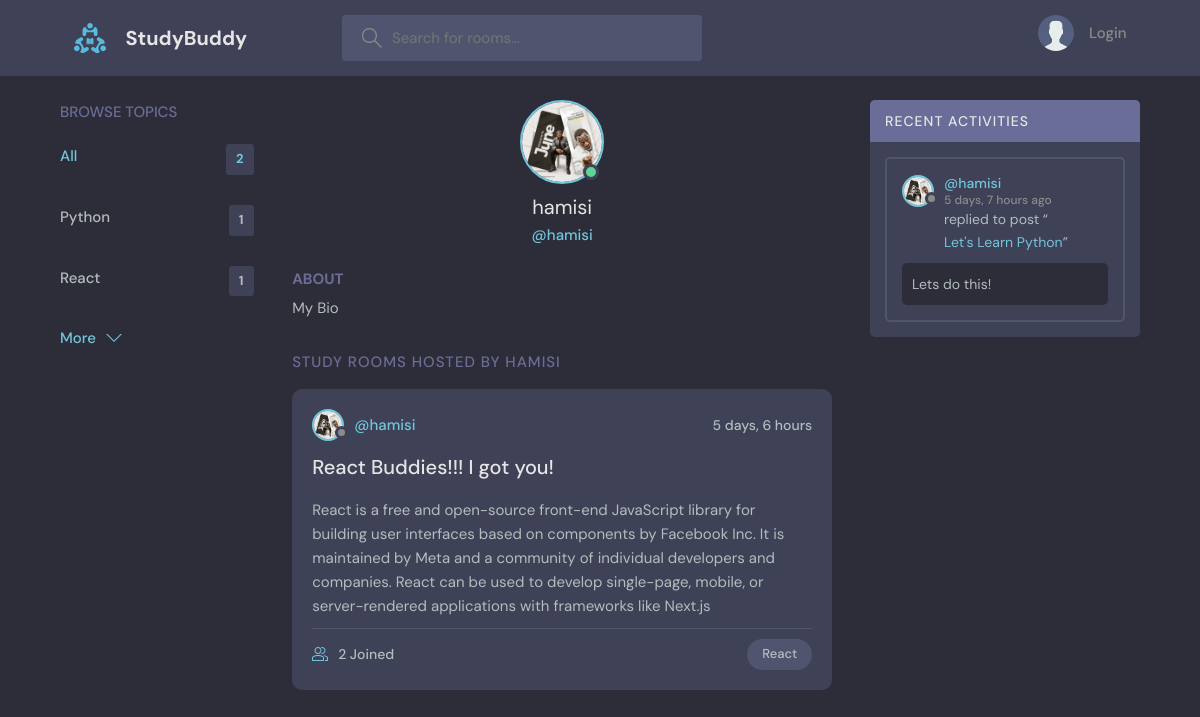
The app's page /profile/2/ with its own data.
### base/models.py (models this page shows, shortened)
class Topic(models.Model):
    name = models.CharField(max_length=200)

class User(AbstractUser):
    name = models.CharField(max_length=200, null=True)
    email = models.EmailField(unique=True, null=True)
    bio = models.TextField(null=True)
    avatar = models.ImageField(null=True, default="avatar.svg")
    USERNAME_FIELD = 'email'
    REQUIRED_FIELDS = []

class Room(models.Model):
    host = models.ForeignKey(User, on_delete=models.SET_NULL, null=True)
    topic = models.ForeignKey(Topic, on_delete=models.SET_NULL, null=True)
    name = models.CharField(max_length=255)
    description = models.TextField(null=True, blank=True)
    participants = models.ManyToManyField(User, related_name='participants', blank=True)
    updated = models.DateTimeField(auto_now=True)
    created = models.DateTimeField(auto_now_add=True)
    class Meta:
        ordering = ['-updated', '-created']
    def __str__(self):
        return self.name

class Message(models.Model):
    user = models.ForeignKey(User, on_delete=models.CASCADE)
    room = models.ForeignKey(Room, on_delete=models.CASCADE)
    body = models.TextField()
    updated = models.DateTimeField(auto_now=True)
    created = models.DateTimeField(auto_now_add=True)
    class Meta:
        ordering = ['-updated', '-created']
    def __str__(self):
        return self.body[0:50]

### base/views.py (the view)
# urls.py: path('profile/<str:pk>/', views.userProfile, name='user-profile'),
def userProfile(request, pk):
    user = User.objects.get(id=pk)
    rooms = user.room_set.all()
    room_messages = user.message_set.all()
    topics = Topic.objects.all()
    context = {'user': user, 'rooms': rooms, 'room_messages': room_messages, 'topics': topics}
    return render(request, 'base/profile.html', context)

### base/templates/base/profile.html (shortened to what this page needs)
{% extends "base/main.html" %}
{% block content %}
  <main class="profile-page layout layout--3">
    <div class="container">
      {% include 'base/topics_component.html' %}
      <div class="roomList">
        <div class="profile">
          <div class="profile__avatar">
            <div class="avatar avatar--large active">
              <img src="{{ user.avatar.url }}" />
            </div>
          </div>
          <div class="profile__info">
            <h3>{{ user.username }}</h3>
            <p>@{{ user.username }}</p>
          </div>
          <div class="profile__about">
            <h3>About</h3>
            <p>
                {{ user.bio }}
            </p>
          </div>
        </div>
        <div class="roomList__header">
          <div>
            <h2>Study Rooms Hosted by {{ user.username }}</h2>
          </div>
        </div>
        {% include 'base/feed_component.html' %}
      </div>
      {% include 'base/activity_component.html' %}
    </div>
  </main>
{% endblock content%}

### base/templates/base/main.html (shortened to what this page needs)
<!DOCTYPE html>
{% load static %}
<html lang="en">
<head>
    <link rel="stylesheet" href="{% static 'styles/style.css'%}"/>
</head>
<body>
{% include 'base/navbar.html' %}
{% block content %}
{% endblock %}
</body>
</html>

### base/templates/base/navbar.html (shortened to what this page needs)
{% load static %}
<header class="header header--loggedIn">
    <div class="container">
        <a href="{% url 'home' %}" class="header__logo">
            <img src="{% static 'images/logo.svg' %}"/>
            <h1>StudyBuddy</h1>
        </a>
        <form class="header__search" method="GET" action="{% url 'home' %}">
            <label>
                <input type="text" name="q" placeholder="Search for rooms..."/>
            </label>
        </form>
        <nav class="header__menu">
            {% if request.user.is_authenticated %}
            <div class="header__user">
                <a href="{%url 'update-user' %}">
                    <div class="avatar avatar--medium active">
                        <img src="{{ request.user.avatar.url}}"/>
                    </div>
                    <p>{{ request.user.username }} <span>@{{ request.user.username }}</span></p>
                </a>
                <button class="dropdown-button">
                    <svg version="1.1" xmlns="http://www.w3.org/2000/svg" width="32" height="32" viewBox="0 0 32 32">
                        <title>chevron-down</title>
                        <path d="M16 21l-13-13h-3l16 16 16-16h-3l-13 13z"></path>
                    </svg>
                </button>
            </div>
            {% else %}
            <a href="{% url 'login' %}">
                <img src="{% static 'images/avatar.svg'%}"/>
                <p>Login</p>
            </a>
            {% endif %}
        </nav>
    </div>
</header>

### base/templates/base/topics_component.html
<div class="topics">
    <div class="topics__header">
        <h2>Browse Topics</h2>
    </div>
    <ul class="topics__list">
        <li>
            <a href="{% url 'home' %}" class="active">All <span>{{topics.count}}</span></a>
        </li>
        {% for topic in topics %}
        <li>
            <a href="{% url 'home' %}?q={{ topic.name }}">{{ topic.name }} <span>{{ topic.room_set.all.count }}</span></a>
        </li>
        {% endfor %}
    </ul>
    <a class="btn btn--link" href="{% url 'topics' %}">
        More
        <svg version="1.1" xmlns="http://www.w3.org/2000/svg" width="32" height="32" viewBox="0 0 32 32">
            <title>chevron-down</title>
            <path d="M16 21l-13-13h-3l16 16 16-16h-3l-13 13z"></path>
        </svg>
    </a>
</div>

### base/templates/base/feed_component.html (shortened to what this page needs)
{% for room in rooms %}
<div class="roomListRoom">
    <div class="roomListRoom__header">
        <a href="{% url 'user-profile' room.host.id %}" class="roomListRoom__author">
            <div class="avatar avatar--small">
                <img src="{{ room.host.avatar.url }}"/>
            </div>
            <span>@{{ room.host.username }}</span>
        </a>
        <div class="roomListRoom__actions">
            <span>{{ room.created|timesince }}</span>
        </div>
    </div>
    <div class="roomListRoom__content">
        <a href="{% url 'room' room.id %}">{{ room.name }}</a>
        <p>
            {{ room.description }}
        </p>
    </div>
    <div class="roomListRoom__meta">
        <a href="{% url 'room' room.id %}" class="roomListRoom__joined">
            {{ room.participants.all.count }} Joined
        </a>
        <p class="roomListRoom__topic">{{ room.topic.name }}</p>
    </div>
</div>
{% endfor %}

### base/templates/base/activity_component.html (shortened to what this page needs)
<div class="activities">
    <div class="activities__header">
        <h2>Recent Activities</h2>
    </div>
    {% for message in room_messages %}
    <div class="activities__box">
        <div class="activities__boxHeader roomListRoom__header">
            <a href="{% url 'user-profile' message.user.id %}" class="roomListRoom__author">
                <div class="avatar avatar--small">
                    <img src="{{ message.user.avatar.url }}"/>
                </div>
                <p>
                    @{{ message.user.username }}
                    <span>{{ message.created|timesince }} ago</span>
                </p>
            </a>
        </div>
        <div class="activities__boxContent">
            <p>replied to post “<a href="{% url 'room' message.room.id %}">{{ message.room }}</a>”</p>
            <div class="activities__boxRoomContent">
                {{ message }}
            </div>
        </div>
    </div>
    {% endfor %}
</div>

### records on screen
Topic: name "Python", room_set.all.count "1"
Topic: name "React", room_set.all.count "1"
User: avatar (picture), username "hamisi", bio "My Bio", username "HAMISI"
Room: host.avatar (picture), host.username "hamisi", created "5 days, 6 hours", name "React Buddies!!! I got you!", description "React is a free and open-source front-end JavaScript library for building user interfaces based on components by Facebook Inc. It is maintained by Meta and a community of individual developers and companies. React can be used to develop single-page, mobile, or server-rendered applications with frameworks like Next.js", participants.all.count "2", topic.name "React"
Message: user.avatar (picture), user.username "hamisi", created "5 days, 7 hours", room "Let's Learn Python", body "Lets do this!"

### other values on screen
{{ topics.count }} "2"
